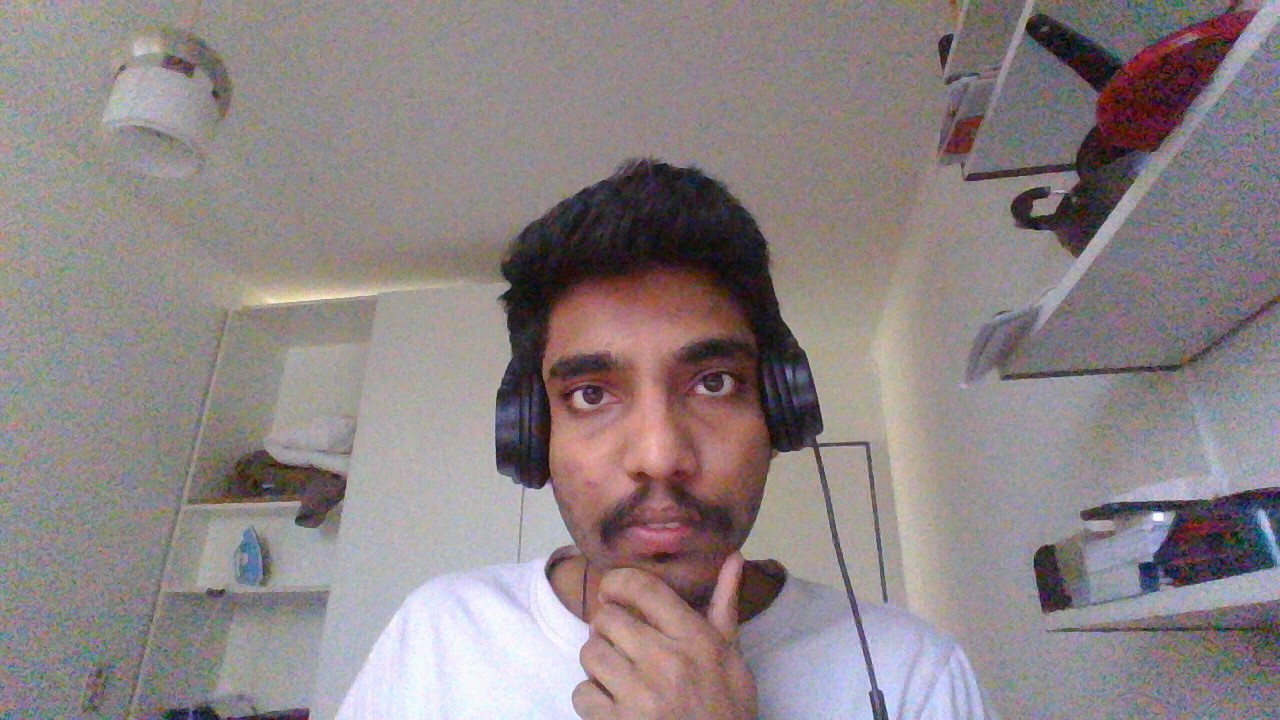
#> input picture image.jpg, 1280 x 720 px
$ python main.py
#> lines starting #> are read from the running program, lines starting #| are printed output that depends on the picture; after the words box and inside, x2 and y2 are one past the last pixel; in counts of white or black regions, pixels touching at a corner belong together
import cv2

# Load the cascade
face_cascade = cv2.CascadeClassifier("haarcascade_frontalface_default.xml")

# Load the image
img = cv2.imread("image.jpg")
#> img is the input picture: shape (720, 1280, 3); mean B, G, R 132.7, 131.2, 140.7

# Convert into grayscale
gray_img = cv2.cvtColor(img, cv2.COLOR_BGR2GRAY)
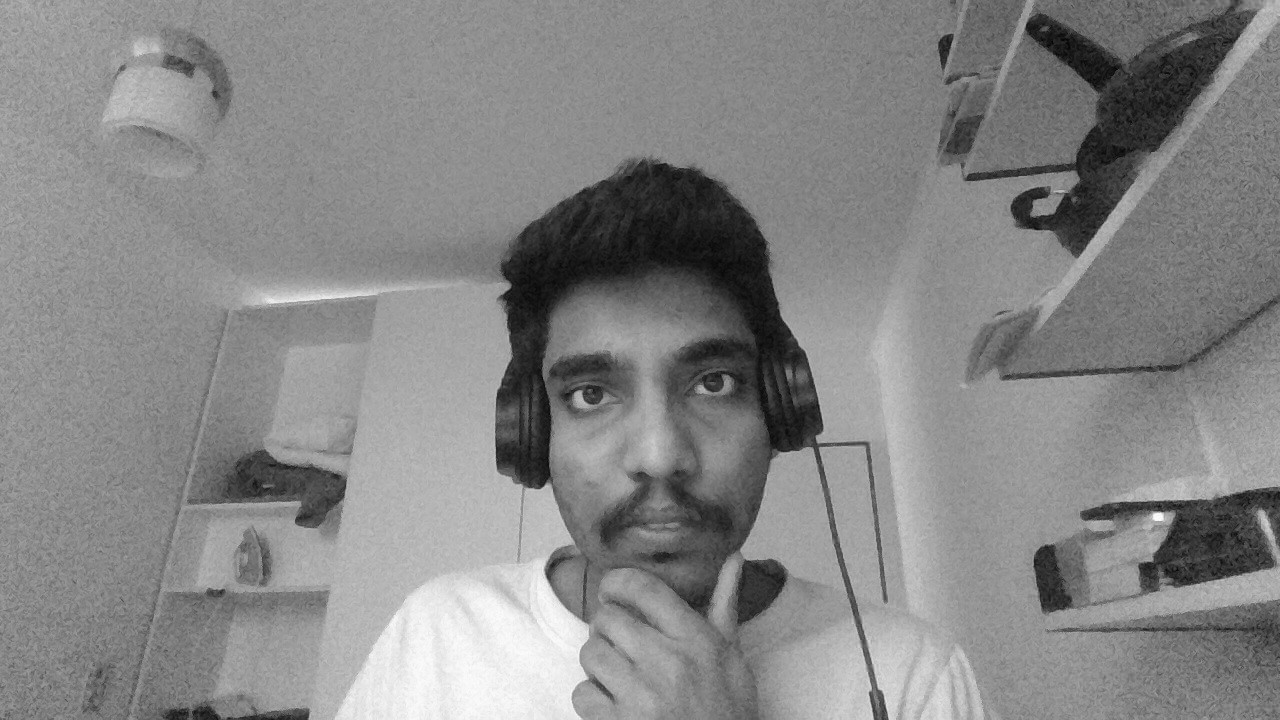
#> gray_img: shape (720, 1280); min 2, max 254, mean 134.2

# Detect faces
faces = face_cascade.detectMultiScale(gray_img, scaleFactor=1.05, minNeighbors=5)
#> faces = [[497, 266, 311, 311]]

# Draw rectangle around the faces
for x, y, w, h in faces:
    img = cv2.rectangle(img, (x,y), (x+w, y+h), (0, 255, 0), 3)
#> this loop made 1 pass
#> pass 1, `img = cv2.rectangle(img, (x,y), (x+w, y+h), (0, 255, 0), 3)`:
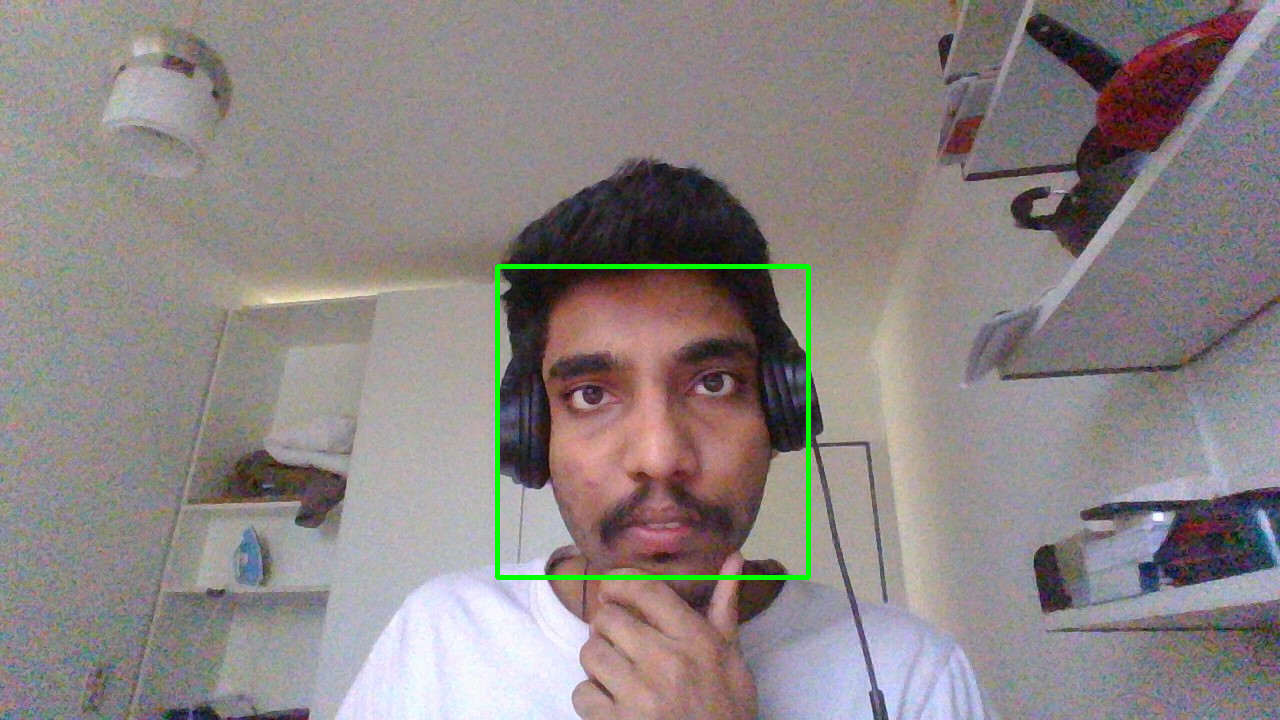
#> img: shape (720, 1280, 3); 0.67% of pixels changed, all inside (x1, y1, x2, y2) = (495, 264, 811, 580)

cv2.imwrite('output_image.jpg', img)

# Display the output
cv2.imshow("Faces", img)
cv2.waitKey()
cv2.destroyAllWindows()
